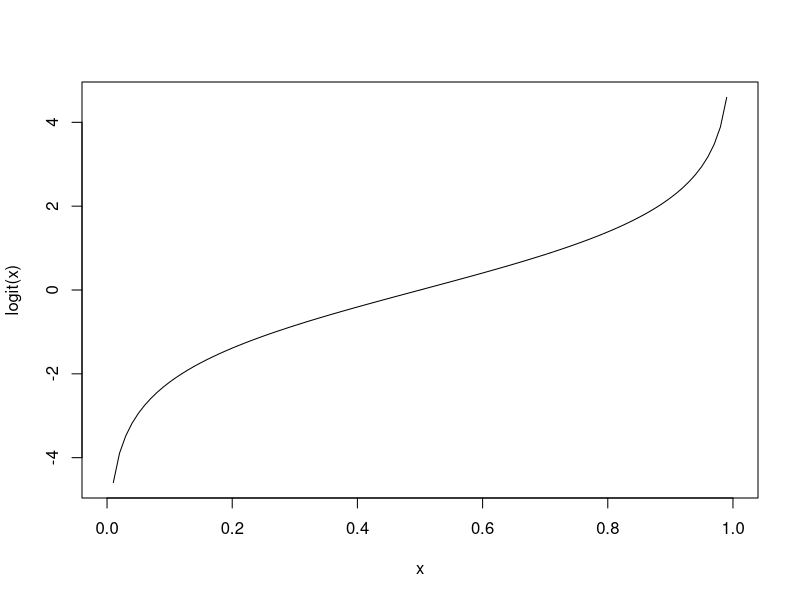
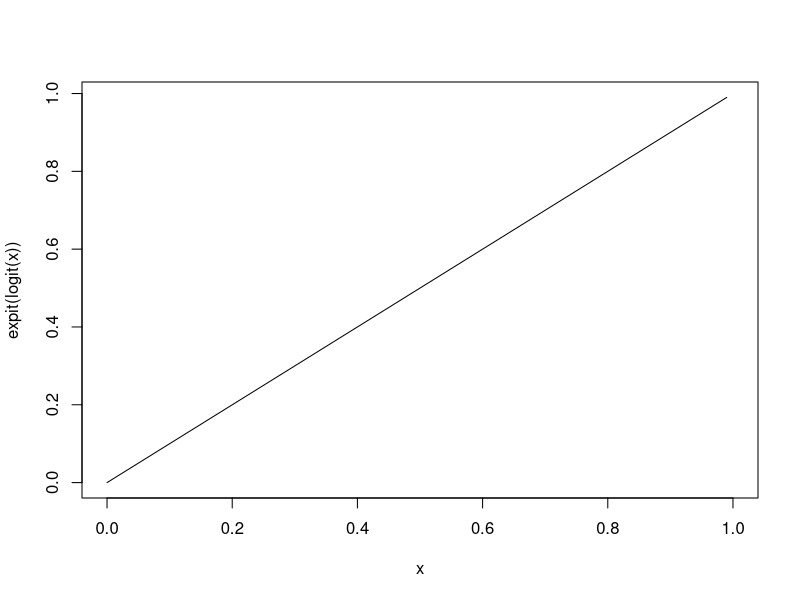
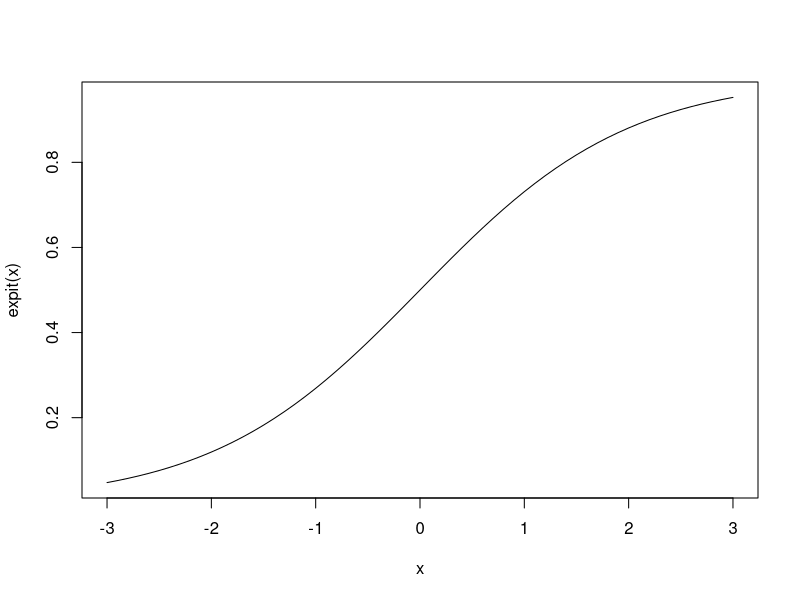
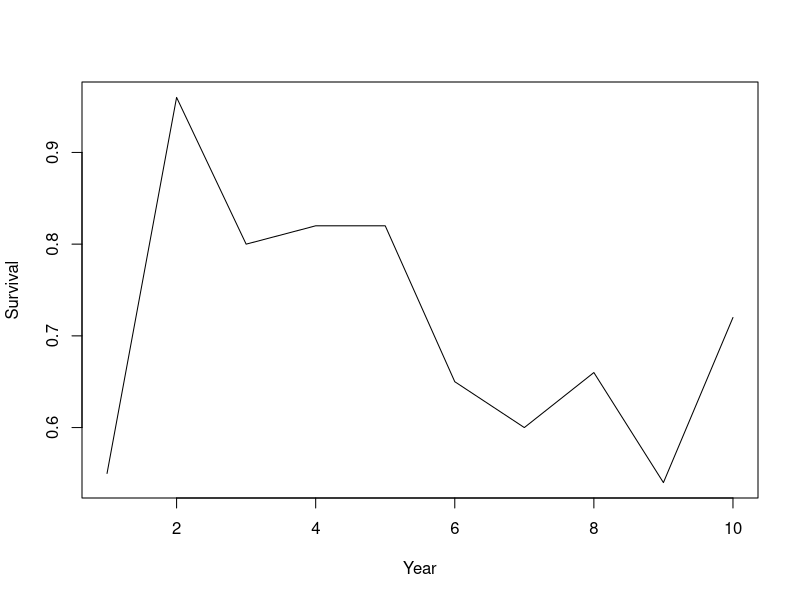

The R source for these figures, in order: (Note: this script raises an error after producing the figures.)
## ---- chunk 1
knitr::opts_chunk$set(echo = TRUE, cache = TRUE)
## ---- chunk 2


##################################################
####                                          ####  
####  R Bootcamp #1, Module 4                 ####
####                                          #### 
####   University of Nevada, Reno             ####
####                                          #### 
##################################################

##################################################
####  PROGRAMMING: FUNCTIONS AND MORE         ####
####      author: Perry Williams              ####
##################################################

## NOTE: this module borrows heavily from an R short-course developed by a team at Colorado State University. 

## ---- chunk 3

#######
# Start with blank workspace

rm(list=ls())

## ---- chunk 4

####
####  Functions
####

my.function = function(){       # this function has no arguments
  message <- "Hello, world!"
  return(message)
}

## ---- chunk 5

my.function()

## ---- chunk 6

my.function      # try running without parentheses-   what happens?

## ---- chunk 7

## We can write our own functions. Useful if we have to repeat the same operations over and over with different inputs.
my.mean <- function(x){
    m <- sum(x)/length(x)
    return(m)
}

foo <- c(2, 4, 6, 8)
my.mean(foo)


## ---- chunk 8

## A function to square the arguments.
square <- function(x){
    x^2
}

## Square a single value (scalar).
square(2)

## Square all elements of a vector.
square(1:10)


## ---- chunk 9

## Often, we need to write functions that are not included in the base R package e.g., the logit function.
## Calculate the log-odds (logit).
logit <- function(x){
    log(x/(1-x))
}

## Calculate logit of 0.9.
logit(.9)

## Sequence between 0 and 1.
x <- seq(from = 0, to = 1, by = 0.01)

## Caclulate the logit of a vector.
logit.x <- logit(x)
logit.x

## Plot x on x-axis, and logit(x) on y axis.
plot(x, logit.x, type = 'l',xlab="x",ylab="logit(x)")    # View the output graphically.


## ---- chunk 10

## Sequence between 0 and 1.
x <- seq(from = 0, to = 1, by = 0.01)

logit.x <- logit(x)

## The expit (or inverse logit) funtion.
expit <- function(x){
    exp(x)/(1+exp(x))
}

## Calculate the inverse-logit of logit(0.9) = 2.197225.
expit(2.197225)

expit.logit.x <- expit(logit.x)    # Return to original x values.

## Plot x on x-axis, and expit(logit(x)) = x on y axis.
plot(x, expit.logit.x, type = 'l',xlab="x",ylab="expit(logit(x))")

## Plot "logistic" curve
plot(x=seq(-3,3,0.1),y=expit(seq(-3,3,0.1)),type="l",xlab="x",ylab="expit(x)")


## ---- chunk 11

## n is the number of animals being monitored.
## d is the number of animals that died.
survival <- function(n, d){
    (n-d)/n
}

## One year of data.
survival(n = 10, d = 5)

## Simulate many years of data.
d <- sample(0:50, 10, replace = TRUE)   # note use of "sample()" function   [random number of dead individuals]
n <- rep(100, times=10)                 # total number of individuals 
surv <- survival(n = n, d = d)
surv

## Plot year-specific survival rate (random- will look different every time!)
plot(1:10, surv, type = 'l',xlab="Year",ylab="Survival")

## ---- chunk 12

####
####  if...else statements
####

########
# Draw a sample from a Binomial distribution with p = 0.7 (here, p is detection probability).
p <- 0.7            # probability of detection
x <- rbinom(n = 1, size = 1, prob = p)      # single 'coin flip' with prob success equal to p

if (x > 0) {
    print("Detected")
} else {
    print("Not detected")
}

######
# Make a "safe" version of the "logit" function

logit.safe <- function(x){
    bad <- ((x<0)|(x>1))
    if(any(bad)){
      stop("logit is only defined for x between 0 and 1!")
    }else{
      log(x/(1-x))
    }
    
}
x <- seq(from = -1, to = 2, by = 0.1)
# logit(x)      # this returns impossible numbers (NaNs)
# logit.safe(x)   # this will throw an informative error!

logit.safe(c(0.15,0.99))



## ---- chunk 13

####
####  ifelse()
####

## Note if...else only works for running one logical (T/F) test at a time. If we have a spreadsheet with lots of data, we need something else.
n.samples <- 100
set.seed(2017)     # the 'seed' allows random number generators to give the same result every time!

## 100 samples from a binomial distribution with detection probability p = 0.7.
y <- rbinom(n = n.samples, size = 1, prob = p)
y

## incorrect usage
if (y == 1) {
    print("Detected")
} else {
    print("Not detected")
}   # PRINTS A WARNING MESSAGE!

## Use ifelse instead.
detection.history <- ifelse(y == 1, print("Detected"), print("Not detected"))
detection.history

## Going the other direction.
ifelse(detection.history == "Detected", 1, 0)

xt  <-  cbind(rbinom(10, 1, .5), rbinom(10, 1, .6))
xt
ifelse(xt[, 1] > 0 & xt[, 2] > 0, print("Detected twice"),
       print("Not detected twice"))


## ---- chunk 14

####
####  for loops
####

for(i in 1:10){
  print(i)
}

for(j in c(1,2,3,4,5,6,7,8,9,10)){       # alternative
  print(j)
}


n.iter <- 10                   # another alternative!
count <- 0
for(i in 1:n.iter){
  count <- count+1            # assign a new value of count equal to the old value of count plus 1
  print(count)
}


## ---- chunk 15

  # closer look at iteration vector:
1:n.iter

## ---- chunk 16

## Using the iteration variable "i" within the for loop:
n.iter <- 5
count <- 0
for(i in 1:n.iter){
  count <- count+i            # assign a new value of count equal to the old value of count + i
  print(count)
}

## A for-loop for dependent sequence (here, the Fibonacci sequence)
n.iter <- 10
x <- rep(0, n.iter)           # set up vector of all zeros
x[1] <- 1                     # assign x_1  <-  1
x[2] <- 1                     # assign x_2 = 0
for(i in 3:n.iter){
  x[i] <- x[i-1]+x[i-2]       # x_i = x_(i-1) + x_(i-2)
}
x


## ---- chunk 17

###
### apply (another way to iterate)
###

W <- matrix(rpois(4, 10), nrow = 2, ncol = 2)  # Create a 2X2 matrix using a Poisson distribution with lambda = 10.
W

## Calculate the row means.
apply(W, 1, mean)

## Calculate the column means.
apply(W, 2, mean)

## Identify the column that has the largest value.
apply(W, 1, which.max)

## Apply your own functions to each row in a matrix.
MyFunc <- function(x){
    2+sum(x/5)-3/2*mean(x)^2
}
apply(W, 1, MyFunc)


##########
# lapply: apply a function across a list or vector

lapply(1:5,function(x) exp(x)) 

lapply(1:5, function(t) sqrt(trees$Volume[t]))


##########
# sapply: same thing as 'lapply' but simplifies the returned object (into a vector if possible)

mylist <- list()
mylist[[1]] <- seq(-1,1,length=10)
mylist[[2]] <- c(1,.5,-.4)
mylist[[3]] <- matrix(rnorm(12),nrow=3)
sapply(mylist,function(x) sum(exp(x))) 


#########
# tapply: summarize a vector by group (apply a summary function separately to each group)

df.new <- data.frame(
  var1 = runif(10),
  group = sample(c("A","B"),10,replace=T)
)
tapply(df.new$var1,df.new$group,sum)


## ---- chunk 18

####################
####  More Practice ####
####################


###
### Perform hypothesis test using if...then...else
###

n.samples <- 100
x <- rnorm(n = n.samples, mean = 1, sd = 1) # Generate fake data from a normal distribution (using random number generator).
hist(x)
mu <- mean(x)                               # Compute the sample mean.
s <- sd(x)                                  # Compute the sample standard deviation.
t <- mu/(s/sqrt(n.samples))                 # Calculate t-statistic (here, standardized difference of the sample mean from zero)
t.crit <- qt(p = 0.975, df = 99)            # Calculate critical value for test (above which we can reject the null hypothesis with acceptable type-I error)
if (t > t.crit) {
    print("reject")                        # Reject if condition holds.
} else {
    print("fail to reject")                # Fail to reject otherwise.
}

## ---- chunk 19

###
### Clean up messy matrix using ifelse
###

## Simulate data.
observations <- matrix(sample(c("Detected", "NotDetected", 1, 0), 20*3, replace = TRUE), 20, 3)    # simulate detection/non-detection data over three sampling occasions

habitat <- rnorm(20, 0, 2)    # simulate environmental covariate
Data <- cbind(observations, habitat)       # bind into single matrix.
Data

## ---- chunk 20

## Clean-up data using "ifelse()" function
NewObs <- ifelse( (Data[, 1:3] == "Detected") | (Data[, 1:3] == "1"), 1, 0) #  The "|" means "or." Similarly "&" means "and"
NewHabitat <- as.numeric(Data[, 4])  # as.numeric gets rid of quotes around habitat data.
NewHabitat <- round(NewHabitat, 2)   # round rounds to number of decimals specified.
NewData <- cbind(NewObs, NewHabitat) # bind the columns to form a matrix.
colnames(NewData) <- c("obs1", "obs2", "obs3", "Habitat")  # provide column names
NewData

## ---- chunk 21

###
### FOR loop examples
###

#############
## EXAMPLE 1: Plot a 3D surface using data already stored in R.

Z <- 2 * volcano        # Exaggerate the relief (multiply the elevation by 2)   

X <- 10 * (1:nrow(Z))   # set horizontal coordinates -- 10 meter spacing (S to N)     

Y <- 10 * (1:ncol(Z))   # set vertical coordinates -- 10 meter spacing (E to W)

# Z   # make sure the elevation matrix looks right

par(bg = "white")
layout(1)   # reset graphics
persp(X,  Y, Z, theta = 135, phi = 30, col = "green3",    # "persp()" produces a 3D "perspective plot"
      scale = FALSE, ltheta = -120, shade = 0.75,
      border = NA, box = FALSE)

## ---- chunk 22

## change the value of theta from 135 to 90 to change the viewing angle
persp(X, Y, Z, theta = 90, phi = 30, col = "green3",
      scale = FALSE,  ltheta = -120, shade = 0.75,
      border = NA, box = FALSE)

## ---- chunk 23

##################
## EXAMPLE 2: Use a FOR loop to create a simulation to test the central limit theorem (CLT).

n.iter <- 1000                                # large number of hypothetical "repeat samples."
sample.size <- 30                             # Sample size of 30 from each repeat sample.
min <- 2                                       # True population minimum of 2.
max <- 6                                       # True population maximum of 6.
means <- numeric(n.iter)                      # Initialize empty vector to store the sample means.
for(i in 1:n.iter){                           # For each of the repeat samples...
    sample <- runif(sample.size,min=min,max=max)     # draw a random sample from the true population
    means[i] <- mean(sample)                # and store the sample mean.
}
hist(means)                                # Histogram of all the means.
abline(v = mean(means), col = 2, lwd = 4)          # The mean of the means is close to the true mean of 4.
plot(density(means), main = "")
abline(v = mean(means), col = 2, lwd = 4)
mean(means)                                # Close to true mean of 5

## ---- chunk 24


##############
##  Logistic population growth example (uses function and for loop)


## Logistic growth function: calculate population size using logistic growth model.
  # K = carrying capacity.
  # r = intrinsic growth rate
  # P0 = initial population size

logistic.growth <- function(r, P0, K){            
    dpdt <- r*P0*(1-P0/K)                   # implement logistic growth equation
    P0+dpdt                                   
}                                           
logistic.growth(r = .5, P0 = 10, K = 100)   # try out the new function!

## ---- chunk 25

## Logistic growth function within a for-loop

years <- 20                                   # How many years we want to calc population size.
pop.size <- numeric(years)                    # Empty vector to store population size.
pop.size[1] <- 5                              # Starting population size (P0).
for(i in 1:(years-1)){                     # Function within a FOR loop!
    pop.size[i+1] <- logistic.growth(r = 0.5, P0 = pop.size[i], K = 100)
}
plot(1:years, pop.size, type = 'l',
     xlab = "Years", ylab = "Population Size")

## ---- chunk 26

## A more complex function that outputs a plot.
plot.logistic.growth <- function(r, P, K, years){
    pop.size[1] <- P
    for(i in 1:(years-1)){
        pop.size[i+1] <- P+r*P*(1-P/K)
        P <- pop.size[i+1]
    }
    plot(1:years, pop.size, type = 'l', xlab = "Years",
         ylab = "Population Size",
         main = paste("r = ", r, "K = ", K))
}

plot.logistic.growth(r = 0.5, P = 10, K = 100, years = 20)
par(mfrow = c(2, 2), mar = c(4, 4, 1, 1))                  # Multi-figure (mf) plot with 2 rows and 2 columns.
plot.logistic.growth(r = 0.1, P = 10, K = 100, years = 20)   # Change the values of r and quickly print plots.
plot.logistic.growth(r = 0.2, P = 10, K = 100, years = 20)
plot.logistic.growth(r = 0.3, P = 10, K = 100, years = 20)
plot.logistic.growth(r = 0.5, P = 10, K = 100, years = 20)
par(mfrow = c(1, 1))                               # Return to a 1X1 plot.
